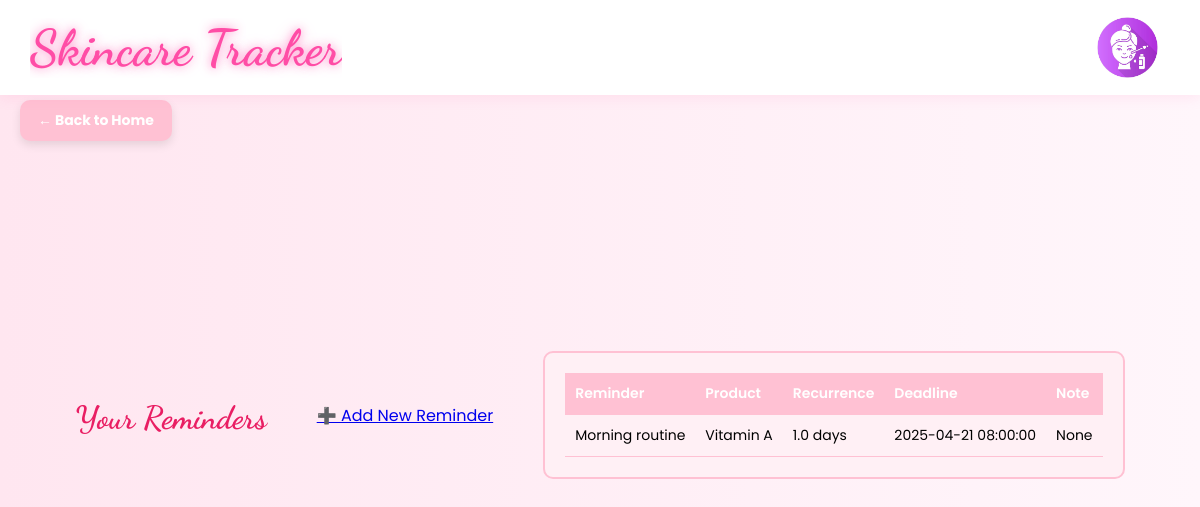
The app's page /reminder/ (signed in), older data.
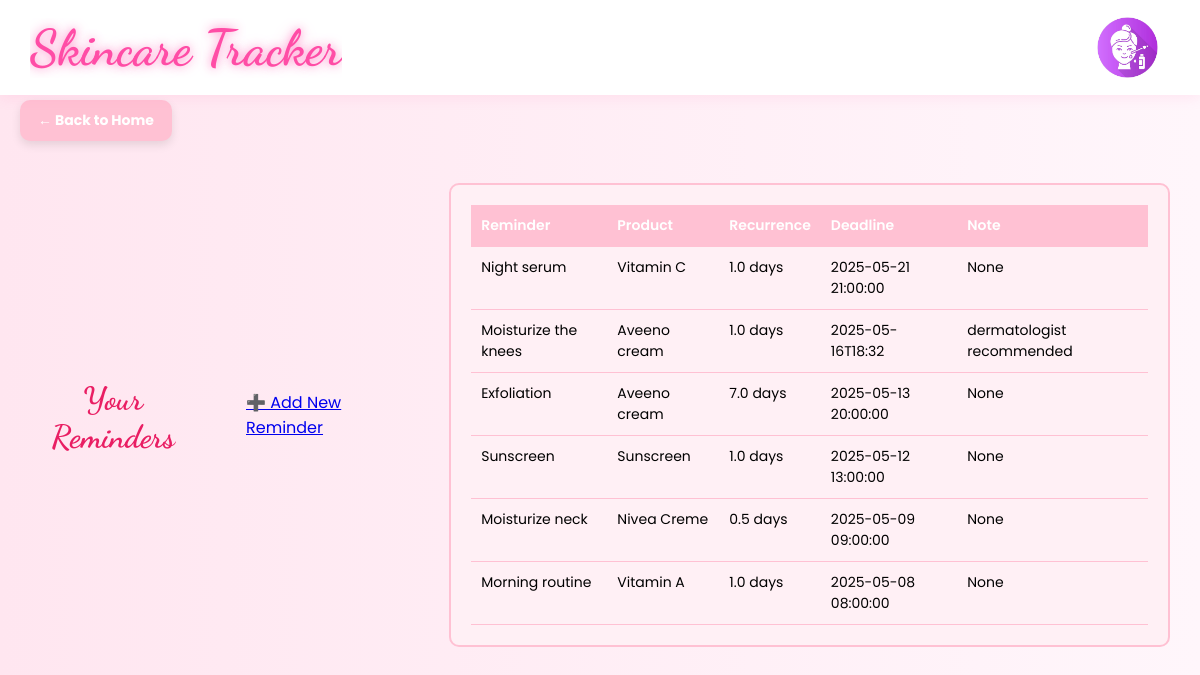
The same page, newer data.
### tables this page shows
CREATE TABLE Reminders (
    reminder_id INTEGER PRIMARY KEY AUTOINCREMENT,
    reminder_type TEXT,
    alarm_date DATETIME,
    recurrence FLOAT,  
    reminder_note TEXT,  
    user_id INTEGER NOT NULL,
    product_id INTEGER,
    FOREIGN KEY (user_id) REFERENCES Users(user_id),
    FOREIGN KEY (product_id) REFERENCES Products(product_id)
);

CREATE TABLE Products (
    product_id INTEGER PRIMARY KEY AUTOINCREMENT,
    product_name TEXT NOT NULL,
    type TEXT,
    amazon_link TEXT,
    directions TEXT,
    shelflife INTEGER,
    ingredients TEXT,
    product_pic TEXT, 
    user_id INTEGER REFERENCES Users(user_id)
);

### routes/reminder_routes.py (the view)
@reminder_bp.route("/reminder")
@reminder_bp.route("/")
def view_reminder():
    user_id = session.get("user_id", 1)
    db = __import__("app").app.get_db_connection()
    entries = db.execute(
        """
        SELECT R.*, P.product_name
        FROM Reminders R LEFT JOIN Products P ON R.product_id = P.product_id
        WHERE R.user_id = ?
        ORDER BY R.alarm_date DESC
        """,
        (user_id,),
    ).fetchall()
    db.close()
    return render_template("reminder.html", reminders=entries)

### app.py (called while the page is built)
def get_db_connection():
    conn = sqlite3.connect(st_db)
    conn.row_factory = sqlite3.Row
    return conn

### templates/reminder/reminder.html (shortened to what this page needs)
{% extends "base.html" %}
{% block content %}
<a href="/homepage" class="corner-back-btn">← Back to Home</a>
<div class="container mt-5 reminders-page">
    <h2 class="mb-4 reminders-title">Your Reminders</h2>
    <a href="reminder/add" class="btn btn-primary mt-4">➕ Add New Reminder</a>
    <div class="reminder-table-wrapper">
        <div class="reminder-table">
            <table>
                <thead>
                    <tr>
                        <th>Reminder</th>
                        <th>Product</th>
                        <th>Recurrence</th>
                        <th>Deadline</th>
                        <th>Note</th>
                    </tr>
                </thead>
                <tbody>
                    {% if reminders %}
                    {% for r in reminders %}
                    <tr class="reminder {% if r.completed %}completed{% endif %}">
                        <td>{{ r.reminder_type|capitalize }} </td>
                        <td>{{ r.product_name }}</td>
                        <td> {{ r.recurrence }} days</td>
                        <td>{{ r.alarm_date }}</td>
                        <td>{{ r.reminder_note }}</td>
                    </tr>
                    {% endfor %}
                    {% else %}
                    <p>No reminders found.</p>
                    {% endif %}
                </tbody>
            </table>
        </div>
    </div>
</div>
{% endblock %}

Row changes from the older to the newer data that the page shows:
now on this page (row edited): Reminders: reminder_type "Night serum", product_name "Vitamin C", recurrence "1.0", alarm_date "2025-05-21 21:00:00", reminder_note "None"
added Reminders: reminder_type "Moisturize the knees", product_name "Aveeno cream", recurrence "1.0", alarm_date "2025-05-16T18:32", reminder_note "dermatologist recommended"
now on this page (row edited): Reminders: reminder_type "Exfoliation", product_name "Aveeno cream", recurrence "7.0", alarm_date "2025-05-13 20:00:00", reminder_note "None"
now on this page (row edited): Reminders: reminder_type "Sunscreen", product_name "Sunscreen", recurrence "1.0", alarm_date "2025-05-12 13:00:00", reminder_note "None"
now on this page (row edited): Reminders: reminder_type "Moisturize neck", product_name "Nivea Creme", recurrence "0.5", alarm_date "2025-05-09 09:00:00", reminder_note "None"
changed Reminders "Morning routine": alarm_date "2025-04-21 08:00:00" → "2025-05-08 08:00:00"
